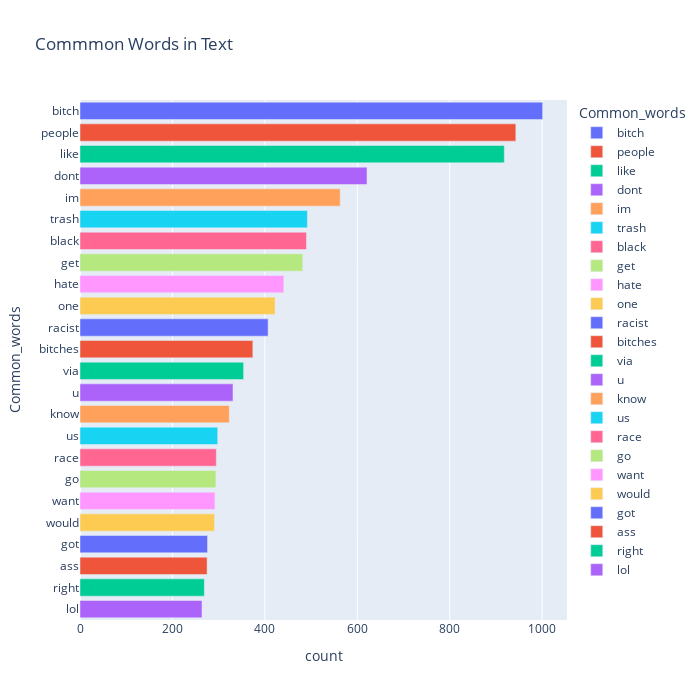

Notebook code for this chart:
### Code cell
fig = px.bar(temp, x="count", y="Common_words", title='Commmon Words in Text', orientation='h', 
             width=700, height=700,color='Common_words')
fig.show()

### Figure 1 — Plotly figure (JSON) as saved in the notebook; plotly's stock layout.template omitted (floating-point values rounded to 4 significant figures)
{"data": [{"alignmentgroup": "True", "hovertemplate": "Common_words=%{y}<br>count=%{x}<extra></extra>", "legendgroup": "bitch", "marker": {"color": "#636efa", "pattern": {"shape": ""}}, "name": "bitch", "offsetgroup": "bitch", "orientation": "h", "showlegend": true, "textposition": "auto", "type": "bar", "x": [1001], "xaxis": "x", "y": ["bitch"], "yaxis": "y"}, {"alignmentgroup": "True", "hovertemplate": "Common_words=%{y}<br>count=%{x}<extra></extra>", "legendgroup": "people", "marker": {"color": "#EF553B", "pattern": {"shape": ""}}, "name": "people", "offsetgroup": "people", "orientation": "h", "showlegend": true, "textposition": "auto", "type": "bar", "x": [943], "xaxis": "x", "y": ["people"], "yaxis": "y"}, {"alignmentgroup": "True", "hovertemplate": "Common_words=%{y}<br>count=%{x}<extra></extra>", "legendgroup": "like", "marker": {"color": "#00cc96", "pattern": {"shape": ""}}, "name": "like", "offsetgroup": "like", "orientation": "h", "showlegend": true, "textposition": "auto", "type": "bar", "x": [918], "xaxis": "x", "y": ["like"], "yaxis": "y"}, {"alignmentgroup": "True", "hovertemplate": "Common_words=%{y}<br>count=%{x}<extra></extra>", "legendgroup": "dont", "marker": {"color": "#ab63fa", "pattern": {"shape": ""}}, "name": "dont", "offsetgroup": "dont", "orientation": "h", "showlegend": true, "textposition": "auto", "type": "bar", "x": [621], "xaxis": "x", "y": ["dont"], "yaxis": "y"}, {"alignmentgroup": "True", "hovertemplate": "Common_words=%{y}<br>count=%{x}<extra></extra>", "legendgroup": "im", "marker": {"color": "#FFA15A", "pattern": {"shape": ""}}, "name": "im", "offsetgroup": "im", "orientation": "h", "showlegend": true, "textposition": "auto", "type": "bar", "x": [563], "xaxis": "x", "y": ["im"], "yaxis": "y"}, {"alignmentgroup": "True", "hovertemplate": "Common_words=%{y}<br>count=%{x}<extra></extra>", "legendgroup": "trash", "marker": {"color": "#19d3f3", "pattern": {"shape": ""}}, "name": "trash", "offsetgroup": "trash", "orientation": "h", "showlegend": true, "textposition": "auto", "type": "bar", "x": [492], "xaxis": "x", "y": ["trash"], "yaxis": "y"}, {"alignmentgroup": "True", "hovertemplate": "Common_words=%{y}<br>count=%{x}<extra></extra>", "legendgroup": "black", "marker": {"color": "#FF6692", "pattern": {"shape": ""}}, "name": "black", "offsetgroup": "black", "orientation": "h", "showlegend": true, "textposition": "auto", "type": "bar", "x": [490], "xaxis": "x", "y": ["black"], "yaxis": "y"}, {"alignmentgroup": "True", "hovertemplate": "Common_words=%{y}<br>count=%{x}<extra></extra>", "legendgroup": "get", "marker": {"color": "#B6E880", "pattern": {"shape": ""}}, "name": "get", "offsetgroup": "get", "orientation": "h", "showlegend": true, "textposition": "auto", "type": "bar", "x": [482], "xaxis": "x", "y": ["get"], "yaxis": "y"}, {"alignmentgroup": "True", "hovertemplate": "Common_words=%{y}<br>count=%{x}<extra></extra>", "legendgroup": "hate", "marker": {"color": "#FF97FF", "pattern": {"shape": ""}}, "name": "hate", "offsetgroup": "hate", "orientation": "h", "showlegend": true, "textposition": "auto", "type": "bar", "x": [441], "xaxis": "x", "y": ["hate"], "yaxis": "y"}, {"alignmentgroup": "True", "hovertemplate": "Common_words=%{y}<br>count=%{x}<extra></extra>", "legendgroup": "one", "marker": {"color": "#FECB52", "pattern": {"shape": ""}}, "name": "one", "offsetgroup": "one", "orientation": "h", "showlegend": true, "textposition": "auto", "type": "bar", "x": [422], "xaxis": "x", "y": ["one"], "yaxis": "y"}, {"alignmentgroup": "True", "hovertemplate": "Common_words=%{y}<br>count=%{x}<extra></extra>", "legendgroup": "racist", "marker": {"color": "#636efa", "pattern": {"shape": ""}}, "name": "racist", "offsetgroup": "racist", "orientation": "h", "showlegend": true, "textposition": "auto", "type": "bar", "x": [407], "xaxis": "x", "y": ["racist"], "yaxis": "y"}, {"alignmentgroup": "True", "hovertemplate": "Common_words=%{y}<br>count=%{x}<extra></extra>", "legendgroup": "bitches", "marker": {"color": "#EF553B", "pattern": {"shape": ""}}, "name": "bitches", "offsetgroup": "bitches", "orientation": "h", "showlegend": true, "textposition": "auto", "type": "bar", "x": [374], "xaxis": "x", "y": ["bitches"], "yaxis": "y"}, {"alignmentgroup": "True", "hovertemplate": "Common_words=%{y}<br>count=%{x}<extra></extra>", "legendgroup": "via", "marker": {"color": "#00cc96", "pattern": {"shape": ""}}, "name": "via", "offsetgroup": "via", "orientation": "h", "showlegend": true, "textposition": "auto", "type": "bar", "x": [354], "xaxis": "x", "y": ["via"], "yaxis": "y"}, {"alignmentgroup": "True", "hovertemplate": "Common_words=%{y}<br>count=%{x}<extra></extra>", "legendgroup": "u", "marker": {"color": "#ab63fa", "pattern": {"shape": ""}}, "name": "u", "offsetgroup": "u", "orientation": "h", "showlegend": true, "textposition": "auto", "type": "bar", "x": [331], "xaxis": "x", "y": ["u"], "yaxis": "y"}, {"alignmentgroup": "True", "hovertemplate": "Common_words=%{y}<br>count=%{x}<extra></extra>", "legendgroup": "know", "marker": {"color": "#FFA15A", "pattern": {"shape": ""}}, "name": "know", "offsetgroup": "know", "orientation": "h", "showlegend": true, "textposition": "auto", "type": "bar", "x": [323], "xaxis": "x", "y": ["know"], "yaxis": "y"}, {"alignmentgroup": "True", "hovertemplate": "Common_words=%{y}<br>count=%{x}<extra></extra>", "legendgroup": "us", "marker": {"color": "#19d3f3", "pattern": {"shape": ""}}, "name": "us", "offsetgroup": "us", "orientation": "h", "showlegend": true, "textposition": "auto", "type": "bar", "x": [298], "xaxis": "x", "y": ["us"], "yaxis": "y"}, {"alignmentgroup": "True", "hovertemplate": "Common_words=%{y}<br>count=%{x}<extra></extra>", "legendgroup": "race", "marker": {"color": "#FF6692", "pattern": {"shape": ""}}, "name": "race", "offsetgroup": "race", "orientation": "h", "showlegend": true, "textposition": "auto", "type": "bar", "x": [295], "xaxis": "x", "y": ["race"], "yaxis": "y"}, {"alignmentgroup": "True", "hovertemplate": "Common_words=%{y}<br>count=%{x}<extra></extra>", "legendgroup": "go", "marker": {"color": "#B6E880", "pattern": {"shape": ""}}, "name": "go", "offsetgroup": "go", "orientation": "h", "showlegend": true, "textposition": "auto", "type": "bar", "x": [294], "xaxis": "x", "y": ["go"], "yaxis": "y"}, {"alignmentgroup": "True", "hovertemplate": "Common_words=%{y}<br>count=%{x}<extra></extra>", "legendgroup": "want", "marker": {"color": "#FF97FF", "pattern": {"shape": ""}}, "name": "want", "offsetgroup": "want", "orientation": "h", "showlegend": true, "textposition": "auto", "type": "bar", "x": [292], "xaxis": "x", "y": ["want"], "yaxis": "y"}, {"alignmentgroup": "True", "hovertemplate": "Common_words=%{y}<br>count=%{x}<extra></extra>", "legendgroup": "would", "marker": {"color": "#FECB52", "pattern": {"shape": ""}}, "name": "would", "offsetgroup": "would", "orientation": "h", "showlegend": true, "textposition": "auto", "type": "bar", "x": [291], "xaxis": "x", "y": ["would"], "yaxis": "y"}, {"alignmentgroup": "True", "hovertemplate": "Common_words=%{y}<br>count=%{x}<extra></extra>", "legendgroup": "got", "marker": {"color": "#636efa", "pattern": {"shape": ""}}, "name": "got", "offsetgroup": "got", "orientation": "h", "showlegend": true, "textposition": "auto", "type": "bar", "x": [276], "xaxis": "x", "y": ["got"], "yaxis": "y"}, {"alignmentgroup": "True", "hovertemplate": "Common_words=%{y}<br>count=%{x}<extra></extra>", "legendgroup": "ass", "marker": {"color": "#EF553B", "pattern": {"shape": ""}}, "name": "ass", "offsetgroup": "ass", "orientation": "h", "showlegend": true, "textposition": "auto", "type": "bar", "x": [275], "xaxis": "x", "y": ["ass"], "yaxis": "y"}, {"alignmentgroup": "True", "hovertemplate": "Common_words=%{y}<br>count=%{x}<extra></extra>", "legendgroup": "right", "marker": {"color": "#00cc96", "pattern": {"shape": ""}}, "name": "right", "offsetgroup": "right", "orientation": "h", "showlegend": true, "textposition": "auto", "type": "bar", "x": [269], "xaxis": "x", "y": ["right"], "yaxis": "y"}, {"alignmentgroup": "True", "hovertemplate": "Common_words=%{y}<br>count=%{x}<extra></extra>", "legendgroup": "lol", "marker": {"color": "#ab63fa", "pattern": {"shape": ""}}, "name": "lol", "offsetgroup": "lol", "orientation": "h", "showlegend": true, "textposition": "auto", "type": "bar", "x": [264], "xaxis": "x", "y": ["lol"], "yaxis": "y"}], "layout": {"barmode": "relative", "height": 700, "legend": {"title": {"text": "Common_words"}, "tracegroupgap": 0}, "title": {"text": "Commmon Words in Text"}, "width": 700, "xaxis": {"anchor": "y", "domain": [0, 1], "title": {"text": "count"}}, "yaxis": {"anchor": "x", "categoryarray": ["lol", "right", "ass", "got", "would", "want", "go", "race", "us", "know", "u", "via", "bitches", "racist", "one", "hate", "get", "black", "trash", "im", "dont", "like", "people", "bitch"], "categoryorder": "array", "domain": [0, 1], "title": {"text": "Common_words"}}}}
